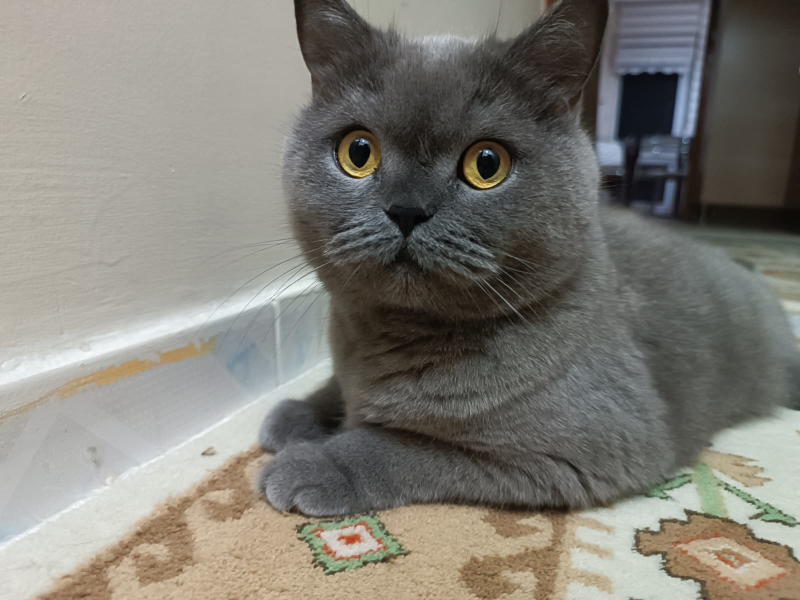
#> input picture OPEN_CV/Photos/cat3.jpeg, 1600 x 1200 px, found by its file name (shown at 1/2 size)
$ python spaces.py
#> lines starting #> are read from the running program, lines starting #| are printed output that depends on the picture; long printed decimals are rounded
import cv2 as cv

#Color spaces

img = cv.imread('OPEN_CV/Photos/cat3.jpeg')
#> img is the input picture: shape (1200, 1600, 3); mean B, G, R 117.6, 125.2, 127.7
height, width = img.shape[:2]
#> height = 1200; width = 1600
print(height, width)
#| 1200 1600
aspect_ratio = width / height
#> aspect_ratio = 1.33
print(aspect_ratio)
#| 1.333
resized = cv.resize(img, (600, 450))
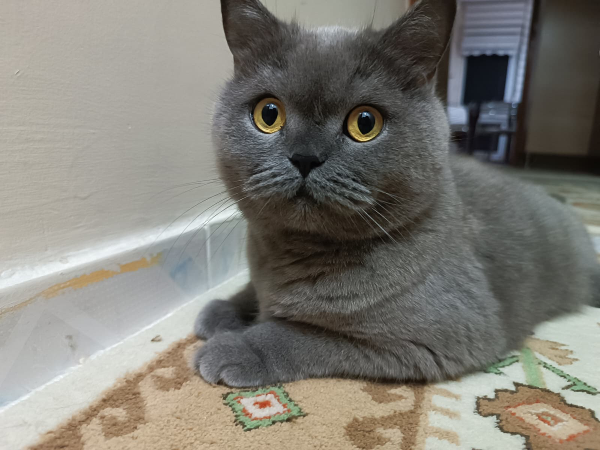
#> resized: shape (450, 600, 3); mean B, G, R 117.6, 125.2, 127.6
cv.imshow('Original', resized)

#BGR to Grayscale
gray = cv.cvtColor(resized, cv.COLOR_BGR2GRAY)
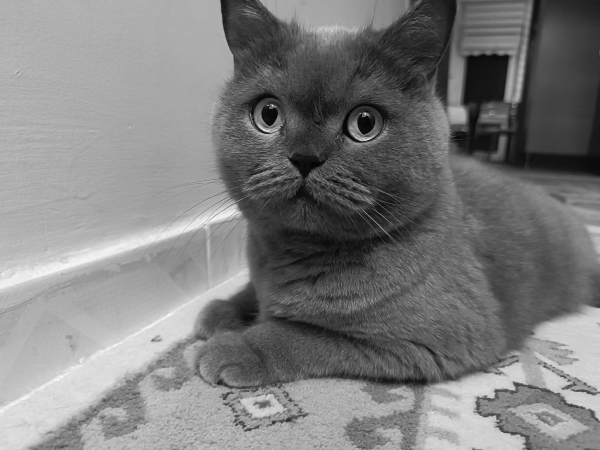
#> gray: shape (450, 600); min 3, max 254, mean 125
cv.imshow('Gray', gray)

#BGR to HSV (HUE-saturation-value)
hsv = cv.cvtColor(resized, cv.COLOR_BGR2HSV)
#> hsv: shape (450, 600, 3); mean H, S, V 42.9, 33.1, 130.5
cv.imshow('HSV', hsv)

#BGR to LAB (Light green-red yellow-blue)
lab= cv.cvtColor(resized, cv.COLOR_BGR2LAB)
#> lab: shape (450, 600, 3); mean of channels 0, 1, 2 131.6, 127.7, 132.5
cv.imshow('LAB', lab)

#BGR to RGB
rgb= cv.cvtColor(resized, cv.COLOR_BGR2RGB)
cv.imshow('RGB', rgb)

cv.waitKey(0)

$ run again, with OPEN_CV/Photos/cat1.jpeg copied over OPEN_CV/Photos/cat3.jpeg
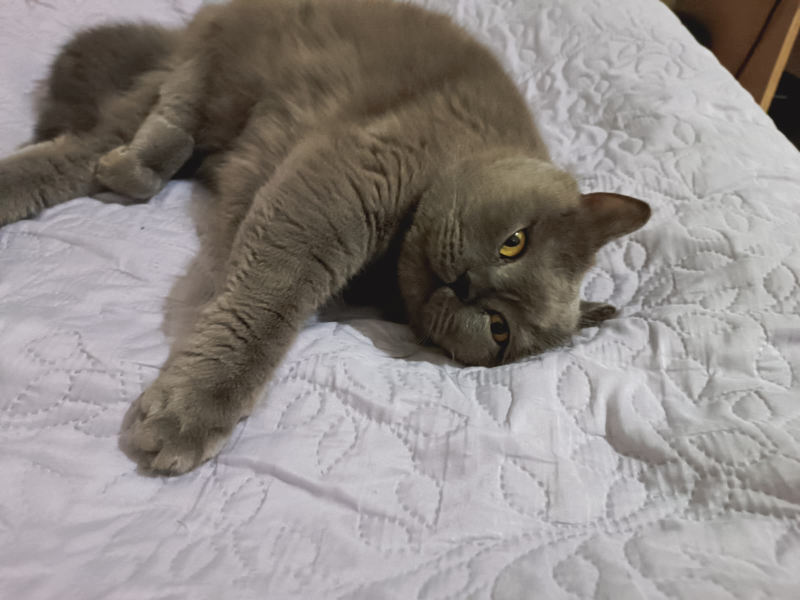
#> input picture OPEN_CV/Photos/cat1.jpeg, 1600 x 1200 px, found by its file name (shown at 1/2 size)
#> img is the input picture: shape (1200, 1600, 3); mean B, G, R 135.9, 138.6, 144.7
#| 1200 1600
#| 1.333
#> `resized = cv.resize(img, (600, 450))`:
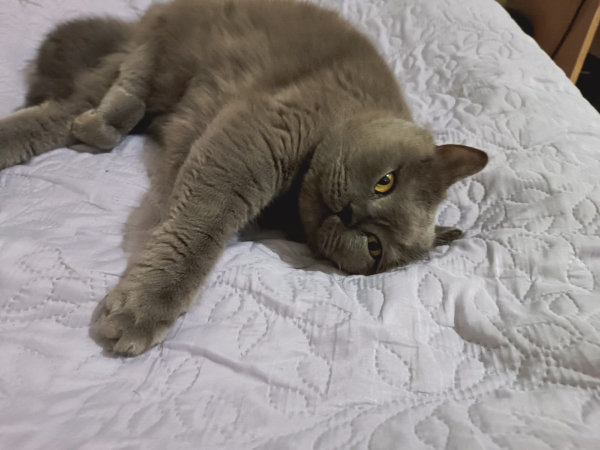
#> resized: shape (450, 600, 3); mean B, G, R 135.9, 138.6, 144.7
#> `gray = cv.cvtColor(resized, cv.COLOR_BGR2GRAY)`:
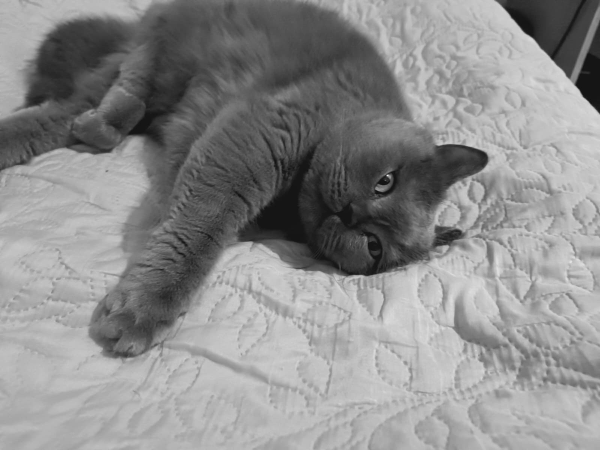
#> gray: shape (450, 600); min 17, max 242, mean 140.1
#> hsv: shape (450, 600, 3); mean H, S, V 78.5, 31.5, 145.5
#> lab: shape (450, 600, 3); mean of channels 0, 1, 2 146.4, 130, 130.7

$ run again, with OPEN_CV/Photos/cat2.jpeg copied over OPEN_CV/Photos/cat3.jpeg
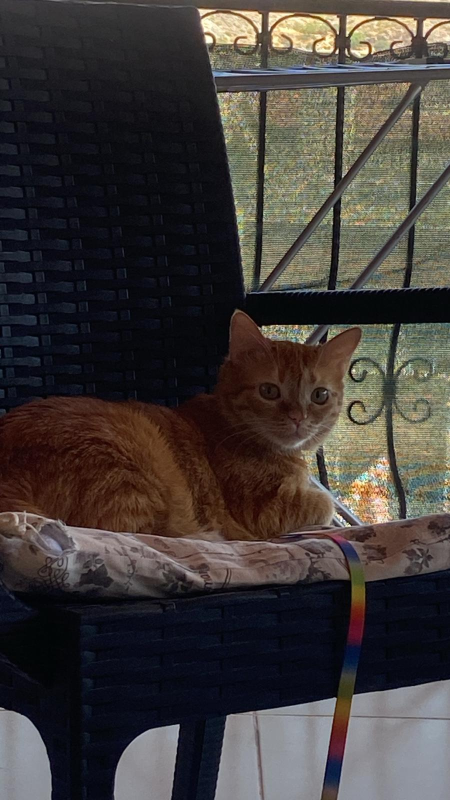
#> input picture OPEN_CV/Photos/cat2.jpeg, 900 x 1600 px, found by its file name (shown at 1/2 size)
#> img is the input picture: shape (1600, 900, 3); mean B, G, R 57.6, 59.9, 65.4
#| 1600 900
#| 0.5625
#> `resized = cv.resize(img, (600, 450))`:
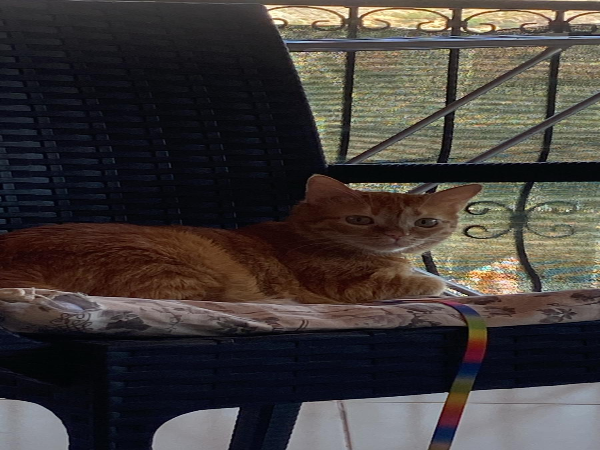
#> resized: shape (450, 600, 3); mean B, G, R 57.4, 59.8, 65.2
#> `gray = cv.cvtColor(resized, cv.COLOR_BGR2GRAY)`:
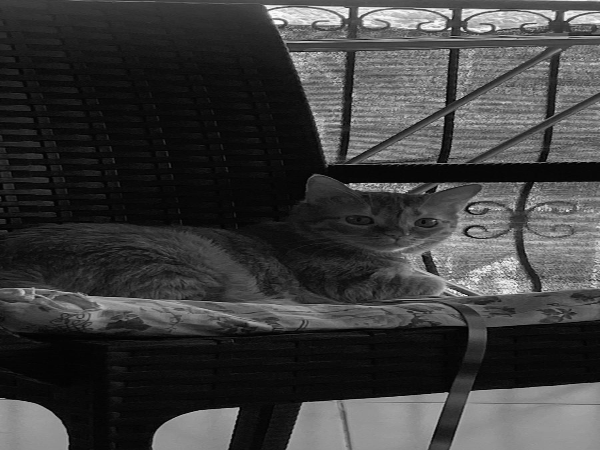
#> gray: shape (450, 600); min 0, max 254, mean 61.1
#> hsv: shape (450, 600, 3); mean H, S, V 76.2, 96.6, 71.1
#> lab: shape (450, 600, 3); mean of channels 0, 1, 2 63.4, 130.4, 130.5

$ run again, with OPEN_CV/Photos/OPEN_CV_test.png saved as OPEN_CV/Photos/cat3.jpeg
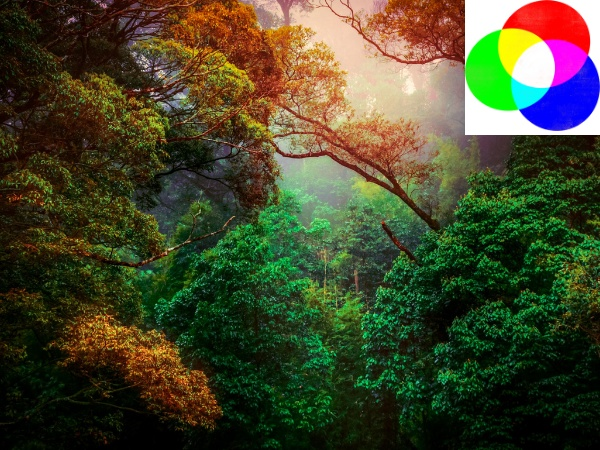
#> input picture OPEN_CV/Photos/OPEN_CV_test.png, 600 x 450 px, found by its file name
#> img is the input picture: shape (450, 600, 3); mean B, G, R 43.6, 70.2, 68.9
#| 450 600
#| 1.333
#> `gray = cv.cvtColor(resized, cv.COLOR_BGR2GRAY)`:
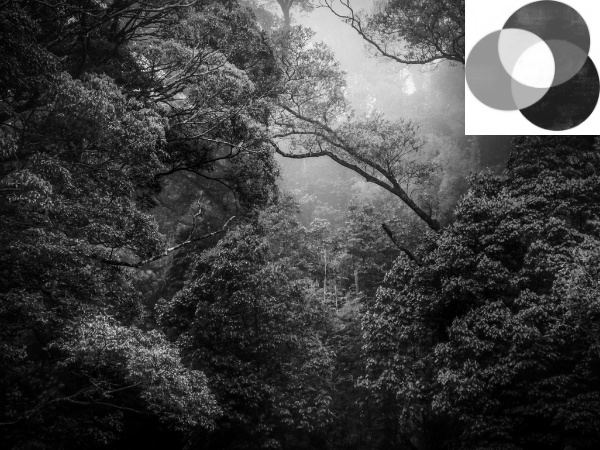
#> gray: shape (450, 600); min 0, max 255, mean 66.8
#> hsv: shape (450, 600, 3); mean H, S, V 42, 174.2, 88.8
#> lab: shape (450, 600, 3); mean of channels 0, 1, 2 74.7, 124.9, 143.8
